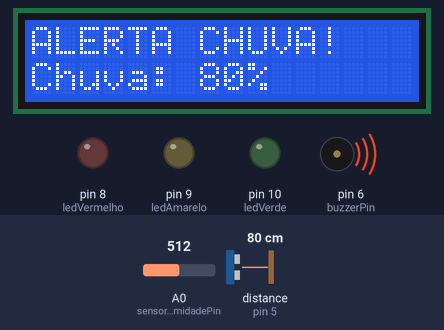
Recording of a sketch running on a simulated Arduino Uno, built with avr-gcc and run on an emulated ATmega328P. Parts: 16×2 character LCD, output pins drawn as LEDs (lit = HIGH), buzzer (waves = sounding). Wiring (inferred from the names in the program): ultrasonic range finder: trigger pin 7; echo pin 5. Inputs (shaded band) come from the test bench; at power-on: distance to the obstacle (sensor on pin 5) 80 cm, A0 (sensorUmidadePin) = 512. The echo pulse lasts 58.3 µs per cm; pins used as bus, display or sensor lines are not drawn; what the sketch prints to the serial monitor is not drawn.

Above: at 4.2 s.
4.3 s: distance to the obstacle (sensor on pin 5) set to 114 cm
At 4.46 s:
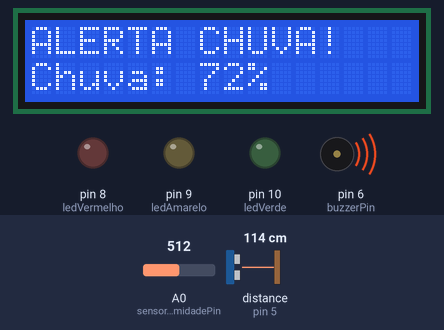
7.3 s: distance to the obstacle (sensor on pin 5) set to 123 cm
At 8.1 s:
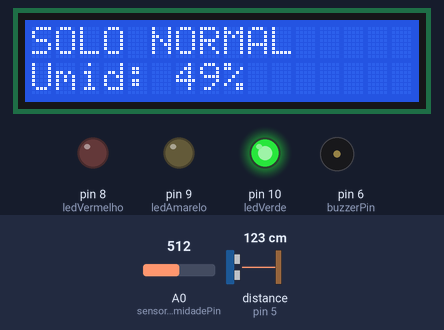
10.3 s: A0 (sensorUmidadePin) set to 307
At 12.8 s:
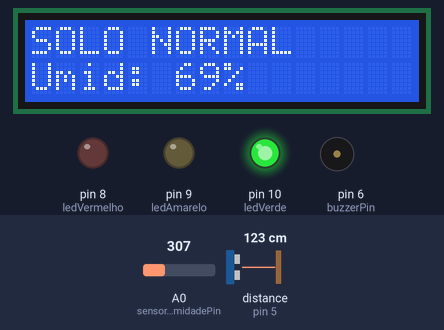
13.3 s: A0 (sensorUmidadePin) set to 290
At 13.6 s:
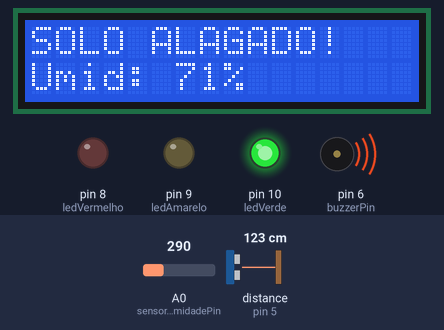
16.3 s: A0 (sensorUmidadePin) set to 900
At 17.6 s:
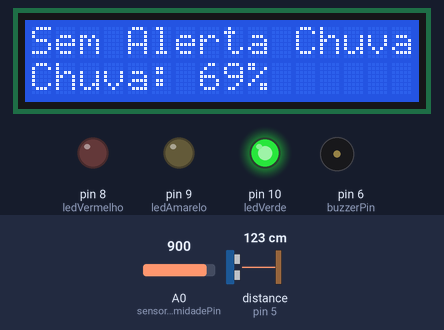
19.3 s: distance to the obstacle (sensor on pin 5) set to 18 cm
At 19.8 s:
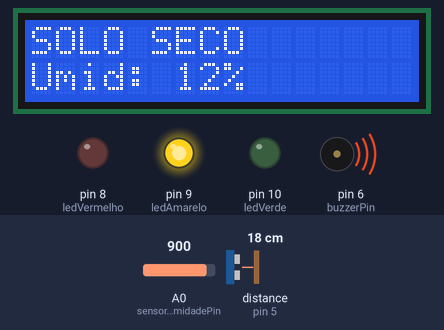
Timing chart, 0 to 22.3 s (numbered marks = the images above; inputs shaded):
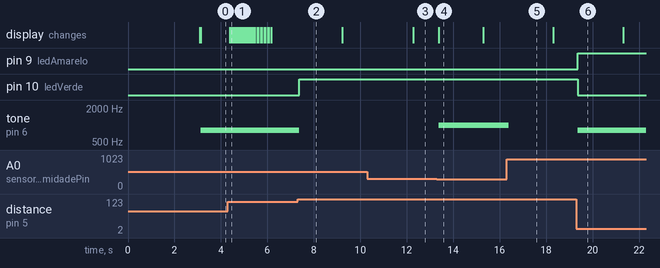

The sketch:

sensorEnchentes.ino
```cpp
#include <Wire.h>
#include <LiquidCrystal_I2C.h>

LiquidCrystal_I2C lcd(0x27, 16, 2);

// Sensor de umidade do solo (simulado por um potenciômetro)
const int sensorUmidadePin = A0;

// Sensor ultrassônico HC-SR04 (4 pinos: VCC, GND, Trig, Echo)
const int trigPin = 7;
const int echoPin = 5;

// Buzzer para alertas sonoros
const int buzzerPin = 6;

// Pinos dos LEDs
const int ledVermelho = 8;
const int ledAmarelo = 9;
const int ledVerde = 10;

// Variáveis para controle da exibição alternada no LCD
unsigned long previousMillis = 0;
const long interval = 3000;
int lcdState = 0;

void setup() {
  // Inicializa o LCD
  lcd.init();
  lcd.backlight();

  // Configura o pino do Buzzer como OUTPUT
  pinMode(buzzerPin, OUTPUT);

  // Configura os pinos dos LEDs como OUTPUT
  pinMode(ledVermelho, OUTPUT);
  pinMode(ledAmarelo, OUTPUT);
  pinMode(ledVerde, OUTPUT);

  // Configura os pinos do HC-SR04
  pinMode(trigPin, OUTPUT);
  pinMode(echoPin, INPUT);

  // Inicia a comunicação serial para depuração
  Serial.begin(9600);

  // Mensagem inicial no LCD
  lcd.setCursor(0, 0);
  lcd.print("Monitor Enchente");
  lcd.setCursor(0, 1);
  lcd.print("Iniciando...");
  delay(3000);
  lcd.clear();
}

void loop() {
  int valorUmidade = analogRead(sensorUmidadePin);
  int umidadePercent = map(valorUmidade, 1023, 0, 0, 100);

  //Leitura do Sensor Ultrassônico HC-SR04 (COMO SENSOR DE CHUVA)
  long duracao, distanciaBruta;

  // Limpa o trigPin
  digitalWrite(trigPin, LOW);
  delayMicroseconds(2);
  digitalWrite(trigPin, HIGH);
  delayMicroseconds(10);
  digitalWrite(trigPin, LOW);

  // Mede a duração do pulso no echoPin
  duracao = pulseIn(echoPin, HIGH, 30000);

  distanciaBruta = duracao * 0.034 / 2;


  int chuvaPercent = map(distanciaBruta, 400, 0, 0, 100);
  chuvaPercent = constrain(chuvaPercent, 0, 100); // Garante que o valor fique entre 0 e 100

  // --- Lógica de Status da Umidade ---
  String statusUmidade;
  if (umidadePercent < 30) {
    statusUmidade = "SECO";
  } else if (umidadePercent <= 70) {
    statusUmidade = "NORMAL";
  } else {
    statusUmidade = "ALAGADO!";
  }

  unsigned long currentMillis = millis();

  if (currentMillis - previousMillis >= interval) {
    previousMillis = currentMillis;
    lcdState = (lcdState + 1) % 2;
    lcd.clear();
  }

  if (lcdState == 0) {
    // Exibe informações de umidade
    lcd.setCursor(0, 0);
    lcd.print("SOLO ");
    lcd.print(statusUmidade);
    lcd.print("   ");

    lcd.setCursor(0, 1);
    lcd.print("Umid: ");
    lcd.print(umidadePercent);
    lcd.print("%      ");
  } else {
    // Exibe informações de chuva
    lcd.setCursor(0, 0);
    if (chuvaPercent > 70) { // Chuva intensa
      lcd.print("ALERTA CHUVA!");
    } else {
      lcd.print("Sem Alerta Chuva");
    }
    lcd.print("   ");

    lcd.setCursor(0, 1);
    lcd.print("Chuva: ");
    lcd.print(chuvaPercent);
    lcd.print("%      ");
  }

  //Saída para o Monitor Serial
  Serial.print("Umid: ");
  Serial.print(umidadePercent);
  Serial.print("% (");
  Serial.print(statusUmidade);
  Serial.print(") | Chuva: ");
  Serial.print(chuvaPercent);
  Serial.print("% (Dist: ");
  Serial.print(distanciaBruta);
  Serial.println(" cm)");


  // Buzzer alerta para umidade alta ou chuva intensa
  if (statusUmidade == "ALAGADO!") {
    tone(buzzerPin, 1000);
  } else if (chuvaPercent > 70) {
    tone(buzzerPin, 800);
  } else {
    noTone(buzzerPin);
  }

  digitalWrite(ledVermelho, LOW);
  digitalWrite(ledAmarelo, LOW);
  digitalWrite(ledVerde, LOW);

  // Condição: Chuva ALTA e Umidade ALTA -> LED VERMELHO
  if (chuvaPercent > 70 && umidadePercent > 70) {
    digitalWrite(ledVermelho, HIGH);
  }
  // Condição: Chuva ALTA e Umidade BAIXA/SECA -> LED AMARELO
  else if (chuvaPercent > 70 && umidadePercent < 30) {
    digitalWrite(ledAmarelo, HIGH);
  }
  // Condição: Chuva MEDIA/BAIXA e Umidade ALTA/BAIXA/SECA -> LED VERDE
  else if (chuvaPercent <= 70) {
    digitalWrite(ledVerde, HIGH);
  }

}
```

Measured:
- the behaviour switches between 118 and 119 cm on distance to the obstacle (sensor on pin 5) (found by bisection; images 1 and 2)
- the behaviour switches between 297 and 296 on A0 (sensorUmidadePin) (found by bisection; images 3 and 4)
- after the input at 4.3 s, the display: first changes after 0.09 s (image 1 shows a later state)
- after the input at 7.3 s, pin 10 (ledVerde): LOW → HIGH after 0.08 s; tone on pin 6 (buzzerPin): 800 Hz → silent after 0.08 s
- after the input at 10.3 s, the display: changes after 2.0 s (image 3)
- after the input at 13.3 s, tone on pin 6 (buzzerPin): silent → 1000 Hz after 0.08 s; the display: changes after 0.08 s (image 4)
- after the input at 16.3 s, tone on pin 6 (buzzerPin): 1000 Hz → silent after 0.09 s
- after the input at 19.3 s, pin 9 (ledAmarelo): LOW → HIGH after 0.05 s; pin 10 (ledVerde): HIGH → LOW after 0.05 s; tone on pin 6 (buzzerPin): silent → 800 Hz after 0.05 s
